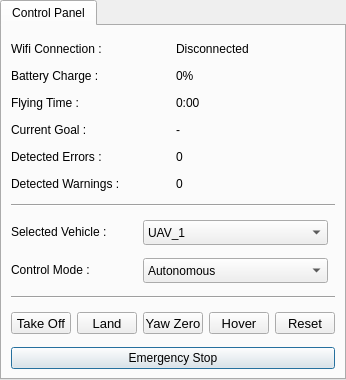
         <widget class="QTabWidget" name="tab_controlPanel">
          <property name="sizePolicy">
           <sizepolicy hsizetype="Minimum" vsizetype="Minimum">
            <horstretch>0</horstretch>
            <verstretch>0</verstretch>
           </sizepolicy>
          </property>
          <property name="minimumSize">
           <size>
            <width>0</width>
            <height>380</height>
           </size>
          </property>
          <property name="maximumSize">
           <size>
            <width>600</width>
            <height>800</height>
           </size>
          </property>
          <property name="focusPolicy">
           <enum>Qt::NoFocus</enum>
          </property>
          <property name="toolTip">
           <string>Panel Control</string>
          </property>
          <property name="statusTip">
           <string>Shows the current state of the vehicle and basic control commands</string>
          </property>
          <property name="layoutDirection">
           <enum>Qt::LeftToRight</enum>
          </property>
          <property name="currentIndex">
           <number>0</number>
          </property>
          <property name="usesScrollButtons">
           <bool>false</bool>
          </property>
          <widget class="QWidget" name="widget_controlPanel">
           <attribute name="title">
            <string>Control Panel</string>
           </attribute>
           <layout class="QGridLayout" name="gridLayout_5">
            <property name="bottomMargin">
             <number>0</number>
            </property>
            <item row="4" column="0" colspan="2">
             <widget class="QLabel" name="label_errors">
              <property name="sizePolicy">
               <sizepolicy hsizetype="Expanding" vsizetype="Maximum">
                <horstretch>0</horstretch>
                <verstretch>0</verstretch>
               </sizepolicy>
              </property>
              <property name="minimumSize">
               <size>
                <width>120</width>
                <height>0</height>
               </size>
              </property>
              <property name="text">
               <string>Detected Errors :</string>
              </property>
             </widget>
            </item>
            <item row="6" column="0" colspan="6">
             <widget class="Line" name="line">
              <property name="orientation">
               <enum>Qt::Horizontal</enum>
              </property>
             </widget>
            </item>
            <item row="9" column="0" colspan="6">
             <widget class="Line" name="line_2">
              <property name="orientation">
               <enum>Qt::Horizontal</enum>
              </property>
             </widget>
            </item>
            <item row="0" column="0" colspan="2">
             <widget class="QLabel" name="label_wifi">
              <property name="sizePolicy">
               <sizepolicy hsizetype="Expanding" vsizetype="Maximum">
                <horstretch>0</horstretch>
                <verstretch>0</verstretch>
               </sizepolicy>
              </property>
              <property name="minimumSize">
               <size>
                <width>120</width>
                <height>0</height>
               </size>
              </property>
              <property name="text">
               <string>Wifi Connection :</string>
              </property>
             </widget>
            </item>
            <item row="10" column="0">
             <widget class="QToolButton" name="takeoffButton">
              <property name="sizePolicy">
               <sizepolicy hsizetype="MinimumExpanding" vsizetype="Fixed">
                <horstretch>0</horstretch>
                <verstretch>0</verstretch>
               </sizepolicy>
              </property>
              <property name="minimumSize">
               <size>
                <width>60</width>
                <height>0</height>
               </size>
              </property>
              <property name="maximumSize">
               <size>
                <width>60</width>
                <height>16777215</height>
               </size>
              </property>
              <property name="font">
               <font>
                <pointsize>10</pointsize>
               </font>
              </property>
              <property name="focusPolicy">
               <enum>Qt::NoFocus</enum>
              </property>
              <property name="text">
               <string>Take Off</string>
              </property>
              <property name="icon">
               <iconset resource="../resources/images.qrc">
                <normaloff>:/images/images/airplane-takeoff.png</normaloff>:/images/images/airplane-takeoff.png</iconset>
              </property>
              <property name="toolButtonStyle">
               <enum>Qt::ToolButtonTextUnderIcon</enum>
              </property>
             </widget>
            </item>
            <item row="3" column="3" colspan="3">
             <widget class="QLabel" name="value_currentGoal">
              <property name="sizePolicy">
               <sizepolicy hsizetype="Minimum" vsizetype="Preferred">
                <horstretch>0</horstretch>
                <verstretch>0</verstretch>
               </sizepolicy>
              </property>
              <property name="minimumSize">
               <size>
                <width>100</width>
                <height>0</height>
               </size>
              </property>
              <property name="text">
               <string>-</string>
              </property>
             </widget>
            </item>
            <item row="8" column="0" colspan="2">
             <widget class="QLabel" name="label_controlMode">
              <property name="sizePolicy">
               <sizepolicy hsizetype="Expanding" vsizetype="Maximum">
                <horstretch>0</horstretch>
                <verstretch>0</verstretch>
               </sizepolicy>
              </property>
              <property name="minimumSize">
               <size>
                <width>120</width>
                <height>0</height>
               </size>
              </property>
              <property name="text">
               <string>Control Mode :</string>
              </property>
             </widget>
            </item>
            <item row="2" column="0" colspan="2">
             <widget class="QLabel" name="label_flyingTime">
              <property name="sizePolicy">
               <sizepolicy hsizetype="Preferred" vsizetype="Maximum">
                <horstretch>0</horstretch>
                <verstretch>0</verstretch>
               </sizepolicy>
              </property>
              <property name="text">
               <string>Flying Time :</string>
              </property>
             </widget>
            </item>
            <item row="5" column="0" colspan="3">
             <widget class="QLabel" name="label_warnings">
              <property name="sizePolicy">
               <sizepolicy hsizetype="Minimum" vsizetype="Maximum">
                <horstretch>0</horstretch>
                <verstretch>0</verstretch>
               </sizepolicy>
              </property>
              <property name="minimumSize">
               <size>
                <width>140</width>
                <height>0</height>
               </size>
              </property>
              <property name="text">
               <string>Detected Warnings :</string>
              </property>
             </widget>
            </item>
            <item row="10" column="4">
             <widget class="QToolButton" name="hoverButton">
              <property name="minimumSize">
               <size>
                <width>60</width>
                <height>0</height>
               </size>
              </property>
              <property name="maximumSize">
               <size>
                <width>60</width>
                <height>70</height>
               </size>
              </property>
              <property name="font">
               <font>
                <pointsize>10</pointsize>
               </font>
              </property>
              <property name="focusPolicy">
               <enum>Qt::NoFocus</enum>
              </property>
              <property name="text">
               <string>Hover</string>
              </property>
              <property name="icon">
               <iconset resource="../resources/images.qrc">
                <normaloff>:/images/images/air_plane_airport_2.png</normaloff>:/images/images/air_plane_airport_2.png</iconset>
              </property>
              <property name="toolButtonStyle">
               <enum>Qt::ToolButtonTextUnderIcon</enum>
              </property>
             </widget>
            </item>
            <item row="1" column="3" colspan="3">
             <widget class="QLabel" name="value_battery">
              <property name="sizePolicy">
               <sizepolicy hsizetype="Minimum" vsizetype="Preferred">
                <horstretch>0</horstretch>
                <verstretch>0</verstretch>
               </sizepolicy>
              </property>
              <property name="minimumSize">
               <size>
                <width>100</width>
                <height>0</height>
               </size>
              </property>
              <property name="text">
               <string>0%</string>
              </property>
             </widget>
            </item>
            <item row="1" column="0" colspan="2">
             <widget class="QLabel" name="label_battery_2">
              <property name="sizePolicy">
               <sizepolicy hsizetype="Preferred" vsizetype="Maximum">
                <horstretch>0</horstretch>
                <verstretch>0</verstretch>
               </sizepolicy>
              </property>
              <property name="text">
               <string>Battery Charge :</string>
              </property>
             </widget>
            </item>
            <item row="3" column="0" colspan="2">
             <widget class="QLabel" name="label_currentGoal">
              <property name="sizePolicy">
               <sizepolicy hsizetype="Expanding" vsizetype="Maximum">
                <horstretch>0</horstretch>
                <verstretch>0</verstretch>
               </sizepolicy>
              </property>
              <property name="minimumSize">
               <size>
                <width>120</width>
                <height>0</height>
               </size>
              </property>
              <property name="text">
               <string>Current Goal :</string>
              </property>
             </widget>
            </item>
            <item row="5" column="3" colspan="3">
             <widget class="QLabel" name="value_Warnings">
              <property name="sizePolicy">
               <sizepolicy hsizetype="Minimum" vsizetype="Preferred">
                <horstretch>0</horstretch>
                <verstretch>0</verstretch>
               </sizepolicy>
              </property>
              <property name="minimumSize">
               <size>
                <width>100</width>
                <height>0</height>
               </size>
              </property>
              <property name="text">
               <string>0</string>
              </property>
             </widget>
            </item>
            <item row="4" column="3" colspan="3">
             <widget class="QLabel" name="value_Errors">
              <property name="sizePolicy">
               <sizepolicy hsizetype="Minimum" vsizetype="Preferred">
                <horstretch>0</horstretch>
                <verstretch>0</verstretch>
               </sizepolicy>
              </property>
              <property name="minimumSize">
               <size>
                <width>100</width>
                <height>0</height>
               </size>
              </property>
              <property name="text">
               <string>0</string>
              </property>
             </widget>
            </item>
            <item row="10" column="5">
             <widget class="QToolButton" name="resetButton">
              <property name="sizePolicy">
               <sizepolicy hsizetype="MinimumExpanding" vsizetype="Fixed">
                <horstretch>0</horstretch>
                <verstretch>0</verstretch>
               </sizepolicy>
              </property>
              <property name="minimumSize">
               <size>
                <width>60</width>
                <height>0</height>
               </size>
              </property>
              <property name="maximumSize">
               <size>
                <width>60</width>
                <height>16777215</height>
               </size>
              </property>
              <property name="font">
               <font>
                <pointsize>10</pointsize>
               </font>
              </property>
              <property name="focusPolicy">
               <enum>Qt::NoFocus</enum>
              </property>
              <property name="text">
               <string>Reset</string>
              </property>
              <property name="icon">
               <iconset resource="../resources/images.qrc">
                <normaloff>:/images/images/reset.png</normaloff>:/images/images/reset.png</iconset>
              </property>
              <property name="iconSize">
               <size>
                <width>14</width>
                <height>14</height>
               </size>
              </property>
              <property name="toolButtonStyle">
               <enum>Qt::ToolButtonTextUnderIcon</enum>
              </property>
             </widget>
            </item>
            <item row="11" column="0" colspan="6">
             <widget class="QPushButton" name="emergencyStop_Button">
              <property name="sizePolicy">
               <sizepolicy hsizetype="MinimumExpanding" vsizetype="Fixed">
                <horstretch>0</horstretch>
                <verstretch>0</verstretch>
               </sizepolicy>
              </property>
              <property name="focusPolicy">
               <enum>Qt::NoFocus</enum>
              </property>
              <property name="text">
               <string>Emergency Stop</string>
              </property>
              <property name="icon">
               <iconset resource="../resources/images.qrc">
                <normaloff>:/images/images/stop.png</normaloff>:/images/images/stop.png</iconset>
              </property>
              <property name="autoRepeat">
               <bool>true</bool>
              </property>
              <property name="autoDefault">
               <bool>true</bool>
              </property>
              <property name="default">
               <bool>true</bool>
              </property>
             </widget>
            </item>
            <item row="7" column="0" colspan="2">
             <widget class="QLabel" name="label_selVehicle">
              <property name="sizePolicy">
               <sizepolicy hsizetype="Expanding" vsizetype="Maximum">
                <horstretch>0</horstretch>
                <verstretch>0</verstretch>
               </sizepolicy>
              </property>
              <property name="minimumSize">
               <size>
                <width>120</width>
                <height>0</height>
               </size>
              </property>
              <property name="text">
               <string>Selected Vehicle :</string>
              </property>
             </widget>
            </item>
            <item row="2" column="3" colspan="3">
             <widget class="QLabel" name="value_FligthTime">
              <property name="sizePolicy">
               <sizepolicy hsizetype="Minimum" vsizetype="Preferred">
                <horstretch>0</horstretch>
                <verstretch>0</verstretch>
               </sizepolicy>
              </property>
              <property name="minimumSize">
               <size>
                <width>100</width>
                <height>0</height>
               </size>
              </property>
              <property name="text">
               <string>0:00</string>
              </property>
             </widget>
            </item>
            <item row="7" column="2" colspan="4">
             <widget class="QComboBox" name="selection_vehicle">
              <property name="sizePolicy">
               <sizepolicy hsizetype="MinimumExpanding" vsizetype="Minimum">
                <horstretch>0</horstretch>
                <verstretch>0</verstretch>
               </sizepolicy>
              </property>
              <property name="minimumSize">
               <size>
                <width>0</width>
                <height>25</height>
               </size>
              </property>
              <property name="maximumSize">
               <size>
                <width>185</width>
                <height>370</height>
               </size>
              </property>
              <property name="focusPolicy">
               <enum>Qt::NoFocus</enum>
              </property>
              <property name="layoutDirection">
               <enum>Qt::LeftToRight</enum>
              </property>
              <property name="insertPolicy">
               <enum>QComboBox::InsertAtTop</enum>
              </property>
              <property name="frame">
               <bool>true</bool>
              </property>
              <item>
               <property name="text">
                <string>UAV_1</string>
               </property>
              </item>
             </widget>
            </item>
            <item row="10" column="2" colspan="2">
             <widget class="QToolButton" name="yawzeroButton">
              <property name="sizePolicy">
               <sizepolicy hsizetype="MinimumExpanding" vsizetype="Fixed">
                <horstretch>0</horstretch>
                <verstretch>0</verstretch>
               </sizepolicy>
              </property>
              <property name="minimumSize">
               <size>
                <width>60</width>
                <height>0</height>
               </size>
              </property>
              <property name="maximumSize">
               <size>
                <width>60</width>
                <height>16777215</height>
               </size>
              </property>
              <property name="font">
               <font>
                <pointsize>10</pointsize>
               </font>
              </property>
              <property name="focusPolicy">
               <enum>Qt::NoFocus</enum>
              </property>
              <property name="text">
               <string>Yaw Zero</string>
              </property>
              <property name="icon">
               <iconset resource="../resources/images.qrc">
                <normaloff>:/images/images/arrow-up.png</normaloff>:/images/images/arrow-up.png</iconset>
              </property>
              <property name="toolButtonStyle">
               <enum>Qt::ToolButtonTextUnderIcon</enum>
              </property>
             </widget>
            </item>
            <item row="8" column="2" colspan="4">
             <widget class="QComboBox" name="selection_mode">
              <property name="sizePolicy">
               <sizepolicy hsizetype="MinimumExpanding" vsizetype="Minimum">
                <horstretch>0</horstretch>
                <verstretch>0</verstretch>
               </sizepolicy>
              </property>
              <property name="minimumSize">
               <size>
                <width>0</width>
                <height>25</height>
               </size>
              </property>
              <property name="maximumSize">
               <size>
                <width>185</width>
                <height>300</height>
               </size>
              </property>
              <property name="focusPolicy">
               <enum>Qt::NoFocus</enum>
              </property>
              <item>
               <property name="text">
                <string>Autonomous</string>
               </property>
              </item>
              <item>
               <property name="text">
                <string>Manual Position</string>
               </property>
              </item>
              <item>
               <property name="text">
                <string>Manual Altitude</string>
               </property>
              </item>
              <item>
               <property name="text">
                <string>Manual Speed</string>
               </property>
              </item>
             </widget>
            </item>
            <item row="0" column="3" colspan="3">
             <widget class="QLabel" name="value_wifi">
              <property name="sizePolicy">
               <sizepolicy hsizetype="Minimum" vsizetype="Preferred">
                <horstretch>0</horstretch>
                <verstretch>0</verstretch>
               </sizepolicy>
              </property>
              <property name="minimumSize">
               <size>
                <width>100</width>
                <height>0</height>
               </size>
              </property>
              <property name="text">
               <string>Disconnected</string>
              </property>
             </widget>
            </item>
            <item row="10" column="1">
             <widget class="QToolButton" name="landButton">
              <property name="sizePolicy">
               <sizepolicy hsizetype="MinimumExpanding" vsizetype="Fixed">
                <horstretch>0</horstretch>
                <verstretch>0</verstretch>
               </sizepolicy>
              </property>
              <property name="minimumSize">
               <size>
                <width>60</width>
                <height>0</height>
               </size>
              </property>
              <property name="maximumSize">
               <size>
                <width>60</width>
                <height>16777215</height>
               </size>
              </property>
              <property name="font">
               <font>
                <pointsize>10</pointsize>
               </font>
              </property>
              <property name="focusPolicy">
               <enum>Qt::NoFocus</enum>
              </property>
              <property name="text">
               <string>Land</string>
              </property>
              <property name="icon">
               <iconset resource="../resources/images.qrc">
                <normaloff>:/images/images/airplane-landing.png</normaloff>:/images/images/airplane-landing.png</iconset>
              </property>
              <property name="toolButtonStyle">
               <enum>Qt::ToolButtonTextUnderIcon</enum>
              </property>
             </widget>
            </item>
           </layout>
           <zorder>label_wifi</zorder>
           <zorder>value_wifi</zorder>
           <zorder>label_battery_2</zorder>
           <zorder>value_battery</zorder>
           <zorder>label_flyingTime</zorder>
           <zorder>value_FligthTime</zorder>
           <zorder>label_currentGoal</zorder>
           <zorder>value_currentGoal</zorder>
           <zorder>label_errors</zorder>
           <zorder>value_Errors</zorder>
           <zorder>label_warnings</zorder>
           <zorder>value_Warnings</zorder>
           <zorder>line</zorder>
           <zorder>label_selVehicle</zorder>
           <zorder>selection_vehicle</zorder>
           <zorder>label_controlMode</zorder>
           <zorder>selection_mode</zorder>
           <zorder>line_2</zorder>
           <zorder>takeoffButton</zorder>
           <zorder>landButton</zorder>
           <zorder>yawzeroButton</zorder>
           <zorder>hoverButton</zorder>
           <zorder>resetButton</zorder>
           <zorder>emergencyStop_Button</zorder>
          </widget>
         </widget>
